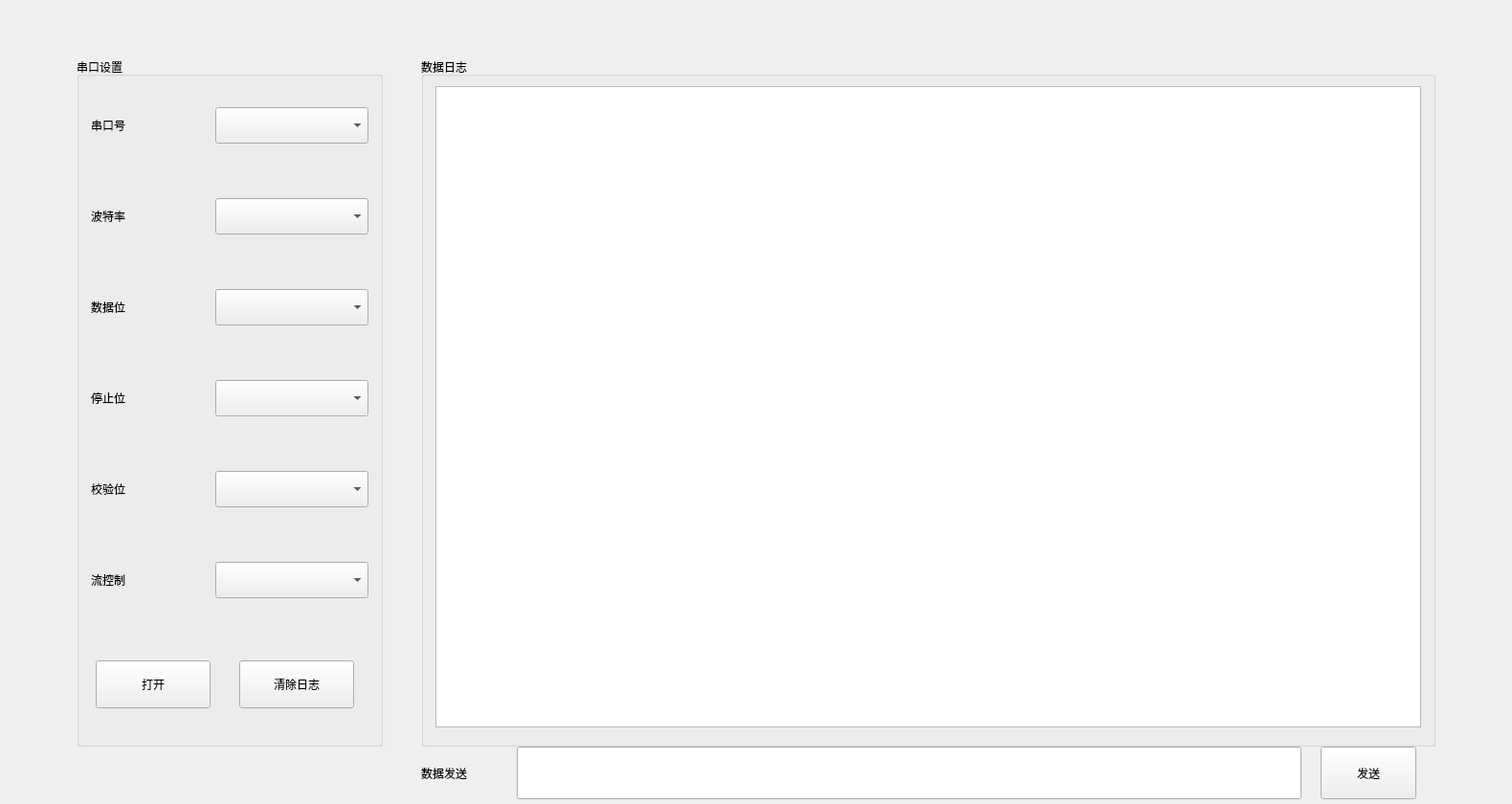
<?xml version="1.0" encoding="UTF-8"?>
<ui version="4.0">
 <class>SerialWidget</class>
 <widget class="QWidget" name="SerialWidget">
  <!-- 匹配外层stackedWidget尺寸1580*840 -->
  <property name="geometry">
   <rect>
    <x>0</x>
    <y>0</y>
    <width>1580</width>
    <height>840</height>
   </rect>
  </property>
  <property name="windowTitle">
   <string>Form</string>
  </property>

  <!-- 左侧串口设置分组框 放大加宽 -->
  <widget class="QGroupBox" name="groupBox">
   <property name="geometry">
    <rect>
     <x>80</x>
     <y>60</y>
     <width>320</width>
     <height>720</height>
    </rect>
   </property>
   <property name="title">
    <string>串口设置</string>
   </property>
   <widget class="QWidget" name="">
    <property name="geometry">
     <rect>
      <x>15</x>
      <y>30</y>
      <width>290</width>
      <height>560</height>
     </rect>
    </property>
    <layout class="QVBoxLayout" name="verticalLayout">
     <property name="spacing">
      <number>35</number>
     </property>
     <item>
      <layout class="QHBoxLayout" name="horizontalLayout">
       <property name="spacing">
        <number>20</number>
       </property>
       <item>
        <widget class="QLabel" name="label_8">
         <property name="minimumSize">
          <size>
           <width>80</width>
           <height>38</height>
          </size>
         </property>
         <property name="text">
          <string>串口号</string>
         </property>
        </widget>
       </item>
       <item>
        <widget class="QComboBox" name="comboBoxPort">
         <property name="minimumSize">
          <size>
           <width>160</width>
           <height>38</height>
          </size>
         </property>
        </widget>
       </item>
      </layout>
     </item>
     <item>
      <layout class="QHBoxLayout" name="horizontalLayout_2">
       <property name="spacing">
        <number>20</number>
       </property>
       <item>
        <widget class="QLabel" name="label_5">
         <property name="minimumSize">
          <size>
           <width>80</width>
           <height>38</height>
          </size>
         </property>
         <property name="text">
          <string>波特率</string>
         </property>
        </widget>
       </item>
       <item>
        <widget class="QComboBox" name="comboBoxBaud">
         <property name="minimumSize">
          <size>
           <width>160</width>
           <height>38</height>
          </size>
         </property>
        </widget>
       </item>
      </layout>
     </item>
     <item>
      <layout class="QHBoxLayout" name="horizontalLayout_3">
       <property name="spacing">
        <number>20</number>
       </property>
       <item>
        <widget class="QLabel" name="label_9">
         <property name="minimumSize">
          <size>
           <width>80</width>
           <height>38</height>
          </size>
         </property>
         <property name="text">
          <string>数据位</string>
         </property>
        </widget>
       </item>
       <item>
        <widget class="QComboBox" name="comboBoxDataBits">
         <property name="minimumSize">
          <size>
           <width>160</width>
           <height>38</height>
          </size>
         </property>
        </widget>
       </item>
      </layout>
     </item>
     <item>
      <layout class="QHBoxLayout" name="horizontalLayout_4">
       <property name="spacing">
        <number>20</number>
       </property>
       <item>
        <widget class="QLabel" name="label_10">
         <property name="minimumSize">
          <size>
           <width>80</width>
           <height>38</height>
          </size>
         </property>
         <property name="text">
          <string>停止位</string>
         </property>
        </widget>
       </item>
       <item>
        <widget class="QComboBox" name="comboBoxStopBits">
         <property name="minimumSize">
          <size>
           <width>160</width>
           <height>38</height>
          </size>
         </property>
        </widget>
       </item>
      </layout>
     </item>
     <item>
      <layout class="QHBoxLayout" name="horizontalLayout_5">
       <property name="spacing">
        <number>20</number>
       </property>
       <item>
        <widget class="QLabel" name="label_11">
         <property name="minimumSize">
          <size>
           <width>80</width>
           <height>38</height>
          </size>
         </property>
         <property name="text">
          <string>校验位</string>
         </property>
        </widget>
       </item>
       <item>
        <widget class="QComboBox" name="comboBoxParity">
         <property name="minimumSize">
          <size>
           <width>160</width>
           <height>38</height>
          </size>
         </property>
        </widget>
       </item>
      </layout>
     </item>
     <item>
      <layout class="QHBoxLayout" name="horizontalLayout_6">
       <property name="spacing">
        <number>20</number>
       </property>
       <item>
        <widget class="QLabel" name="label_12">
         <property name="minimumSize">
          <size>
           <width>80</width>
           <height>38</height>
          </size>
         </property>
         <property name="text">
          <string>流控制</string>
         </property>
        </widget>
       </item>
       <item>
        <widget class="QComboBox" name="comboBoxFlowControl">
         <property name="minimumSize">
          <size>
           <width>160</width>
           <height>38</height>
          </size>
         </property>
        </widget>
       </item>
      </layout>
     </item>
    </layout>
   </widget>
   <!-- 底部打开/清除按钮放大 -->
   <widget class="QPushButton" name="openCloseBtn">
    <property name="geometry">
     <rect>
      <x>20</x>
      <y>630</y>
      <width>120</width>
      <height>50</height>
     </rect>
    </property>
    <property name="text">
     <string>打开</string>
    </property>
   </widget>
   <widget class="QPushButton" name="clearLogBtn">
    <property name="geometry">
     <rect>
      <x>170</x>
      <y>630</y>
      <width>120</width>
      <height>50</height>
     </rect>
    </property>
    <property name="text">
     <string>清除日志</string>
    </property>
   </widget>
  </widget>

  <!-- 中间数据日志分组框，同步放大，与左侧高度对齐 -->
  <widget class="QGroupBox" name="groupBoxLog">
   <property name="geometry">
    <rect>
     <x>440</x>
     <y>60</y>
     <width>1060</width>
     <height>720</height>
    </rect>
   </property>
   <property name="title">
    <string>数据日志</string>
   </property>
   <property name="flat">
    <bool>false</bool>
   </property>
   <widget class="QPlainTextEdit" name="plainTextEditLog">
    <property name="geometry">
     <rect>
      <x>15</x>
      <y>30</y>
      <width>1030</width>
      <height>670</height>
     </rect>
    </property>
   </widget>
  </widget>

  <!-- 底部发送区域整体放大，水平居中放置 -->
  <widget class="QLabel" name="sendDataLabel">
   <property name="geometry">
    <rect>
     <x>440</x>
     <y>790</y>
     <width>90</width>
     <height>35</height>
    </rect>
   </property>
   <property name="text">
    <string>数据发送</string>
   </property>
  </widget>
  <widget class="QLineEdit" name="sendLineEdit">
   <property name="geometry">
    <rect>
     <x>540</x>
     <y>780</y>
     <width>820</width>
     <height>55</height>
    </rect>
   </property>
  </widget>
  <widget class="QPushButton" name="sendButton">
   <property name="geometry">
    <rect>
     <x>1380</x>
     <y>780</y>
     <width>100</width>
     <height>55</height>
    </rect>
   </property>
   <property name="text">
    <string>发送</string>
   </property>
  </widget>
 </widget>
 <resources/>
 <connections/>
</ui>
